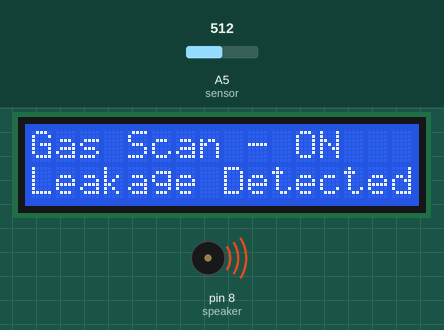
Bench run of a sketch on a simulated Arduino Uno, built with avr-gcc and run on an emulated ATmega328P. Parts: 16×2 character LCD, buzzer (waves = sounding, pin HIGH). The inputs (shaded band) are chosen by the test bench; at power-on: A5 (sensor) = 512. The modem accepts every AT command (registered, SIM ready, sends succeed) and sends nothing else; what the sketch prints to the serial monitor is not drawn.

Above: at 0.6 s.
At 17.1 s:
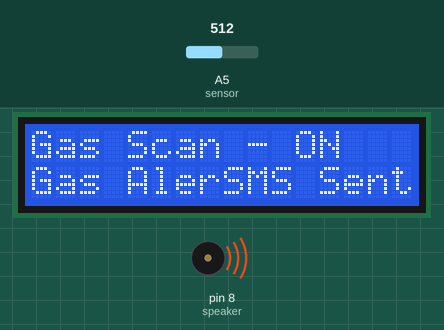
Timing chart, 0 to 18.6 s (numbered marks = the images above):
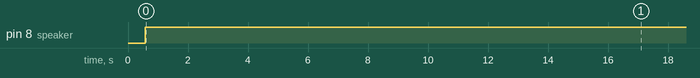

Measured:
- by itself, pin 8 (speaker): LOW → HIGH at 0.57 s
- what the display in image 0 shows lasts 16.5 s, from 0.6 s to 17.1 s

The sketch:

gas_detector.ino
```cpp
 /*
This program is written by Saurabh Kumar.
This is an Arduino UNO R3 program
*/

#include <SoftwareSerial.h>
#include <LiquidCrystal.h>


LiquidCrystal lcd(12, 11, 5, 4, 3, 2);
SoftwareSerial mySerial(9, 10);

int sensor=A5;
int speaker=8;
int gas_value,Gas_alert_val, Gas_shut_val;
int Gas_Leak_Status;
int sms_count=0;

void setup()
{
  pinMode(sensor,INPUT);
  pinMode(speaker,OUTPUT);
  mySerial.begin(9600);
  Serial.begin(9600);
  lcd.begin(16,2);
  delay(500);
}

void loop()
{
  CheckGas();
  CheckShutDown();
  gas_value= analogRead(A5); // read analog input pin A5
  Serial.println("Flammable Gas in ppm = ");
  Serial.println(gas_value, DEC); // prints the value read delay(3000);
}

void CheckGas()
{
  lcd.setCursor(0,0);
  lcd.print("Gas Scan - ON");
  lcd.setCursor(0,1);
  lcd.print(".........................");
  Gas_alert_val=ScanGasLevel();

  if(Gas_alert_val>150)
  {
    Serial.println("Flammable Gas in ppm = ");
    Serial.println(gas_value, DEC); // prints the value read
    lcd.setCursor(0,1);
    lcd.print("Leakage Detected..!!");
    SetAlert();
  }
}

int ScanGasLevel()
{
  gas_value=analogRead(sensor);
  return gas_value;
}

void SetAlert()
{
  digitalWrite(speaker,HIGH);
  while(sms_count<3)
  {
    SendTextMessage();
  }

  Gas_Leak_Status=1;
  lcd.setCursor(0,1);
  lcd.print("Gas AlerSMS Sent!");
}

void CheckShutDown()
{
  if(Gas_Leak_Status==1)
  {
    Gas_shut_val=ScanGasLevel();
    if(Gas_shut_val<150)
    {
      lcd.setCursor(0,1);
      lcd.print("Gas Leak");
      digitalWrite(speaker,LOW);
      sms_count=0;
      Gas_Leak_Status=0;
    }
  }
}

void SendTextMessage()
{
  mySerial.println("AT+CMGF=1");
  delay(1000);
  mySerial.println("AT+CMGS=\"+91XXXXXXXXXX\"\r");

  /*
       if you are from India, Just replace XXXX with your mobile number
       if you are from other country, Replace +91 with your country code and
       followed by XXXX with your mobile number
  */

  delay(1000);
  mySerial.println("Gas Leaking!");
  delay(200);
  mySerial.println((char)26);
  delay(1000);

  mySerial.println("AT+CMGS=\"+91XXXXXXXXXX\"\r");

  /*
      if you are from India, Just replace XXXX with your mobile number
      if you are from other country, Replace +91 with your country code and
      followed by XXXX with your mobile number
  */

  delay(1000);
  mySerial.println("Gas Leaking!");
  delay(200);
  mySerial.println((char)26);
  delay(1000);
  sms_count++;
 }

 
```
